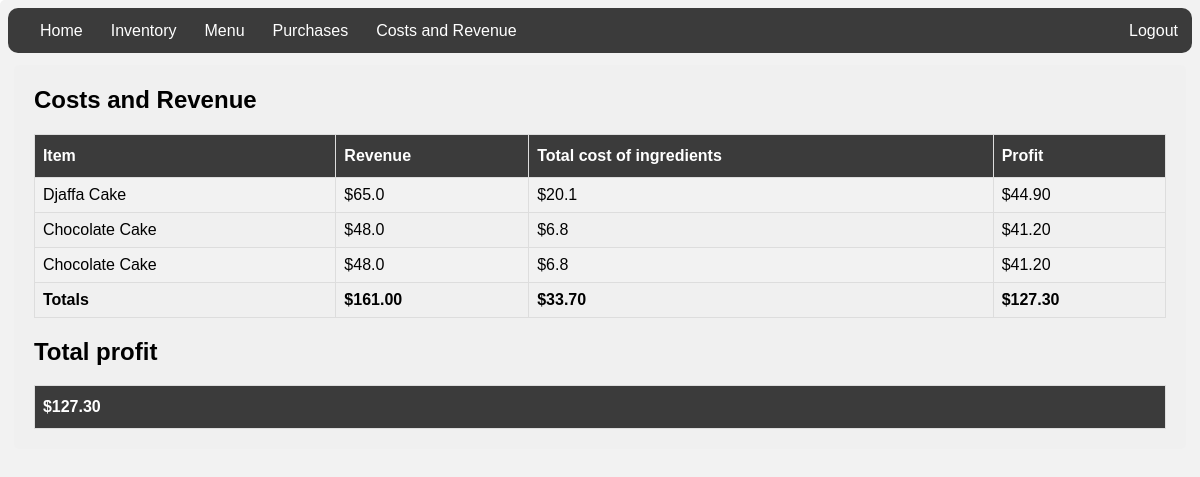
Page /costs_and_revenue (signed in) on the committed database.
### inventory/models.py (models this page shows, shortened)
class Purchase(models.Model):
    menu_item = models.ForeignKey(MenuItem, on_delete=models.CASCADE)
    timestamp = models.DateTimeField(default=timezone.now)

class MenuItem(models.Model):
    name = models.CharField(max_length=30)
    price = models.FloatField(default=0)
    def __str__(self):
        return self.name

### inventory/views.py (the view)
# urls.py: path('costs_and_revenue', views.CostsAndRevenue.as_view(), name="costsandrevenue"),
class CostsAndRevenue(LoginRequiredMixin, TemplateView):
   template_name = 'inventory/costs_and_revenue.html'
   def get_context_data(self, **kwargs):
      context = super().get_context_data(**kwargs)
      purchases = Purchase.objects.all()
      total_revenue = Purchase.objects.aggregate(
         total_revenue=Sum("menu_item__price"))["total_revenue"]
      total_cost = 0
      revenue = []
      costs= []
      for purchase in Purchase.objects.all():
         revenue.append(purchase.menu_item.price)
         current_cost = 0
         for recipe_requirement in purchase.menu_item.reciperequirement_set.all():
               total_cost += recipe_requirement.ingredient.unit_price * \
                  recipe_requirement.ingredient_quantity
               current_cost += recipe_requirement.ingredient.unit_price * \
                  recipe_requirement.ingredient_quantity
         costs.append(current_cost)
      profit = []
      for i in range(len(purchases)):
         current_profit = revenue[i] - costs[i]
         profit.append(current_profit)
      context["purchases"] = purchases
      context["total_revenue"] = total_revenue
      context["total_cost"] = total_cost
      context["total_profit"] = total_revenue - total_cost
      context["ingredients"] = Ingredient.objects.all()
      context["menuitems"] = MenuItem.objects.all()
      context["reciperequirements"] = RecipeRequirement.objects.all()
      context['revenue'] = revenue
      context['costs'] = costs
      context['profit'] = profit
      return context

### inventory/templatetags/inventory_extras.py (called while the page is built)
@register.filter
def index(sequence, position):
    return sequence[position]

### inventory/templates/inventory/costs_and_revenue.html (shortened to what this page needs)
{% extends './base.html' %}
{% load inventory_extras %}
{% block content %}
<head>
</head>
<h2>Costs and Revenue</h2>
<table>
  <th>Item</th>
  <th>Revenue</th>
  <th>Total cost of ingredients</th>
  <th>Profit</th>
  {% for purchase in purchases %}
  <tr>
      <td>{{ purchase.menu_item }}</td>
      <td>${{ revenue|index:forloop.counter0 }}</td>
      <td>${{ costs|index:forloop.counter0 }}</td>
      <td>${{ profit|index:forloop.counter0|floatformat:2 }}</td>
  </tr>
  {% endfor %}
  <tr>
    <td>Totals</td>
    <td>${{ total_revenue|floatformat:2 }}</td>
    <td>${{ total_cost|floatformat:2 }}</td>
    <td>${{ total_profit|floatformat:2 }}</td>
  </tr>
</table>
<h2>Total profit</h2>
<table>
  <th>${{ total_profit|floatformat:2 }}</th>
</table>
{% endblock %}

### inventory/templates/inventory/base.html (style rules this page uses)
body { font-family: Arial, Helvetica, sans-serif; }
table { border-collapse: collapse; width: 100%; }
td, th { border: 1px solid #ddd; padding: 8px; }
tr:nth-child(even) { background-color: #f2f2f2; }
th { padding-top: 12px; padding-bottom: 12px; text-align: left; background-color: #3B3B3B;; color: white; }

### inventory/templates/inventory/costs_and_revenue.html (style rules this page uses)
table tr:last-child { font-weight: bold;; }

### rows in the picture
Purchase: menu_item "Djaffa Cake", counter0 "65.0", counter0 "20.1", counter0 "44.90"
Purchase: menu_item "Chocolate Cake", counter0 "48.0", counter0 "6.8", counter0 "41.20"
Purchase: menu_item "Chocolate Cake", counter0 "48.0", counter0 "6.8", counter0 "41.20"

### other values in the picture
{{ total_revenue|floatformat:2 }} "161.00"
{{ total_cost|floatformat:2 }} "33.70"
{{ total_profit|floatformat:2 }} "127.30"
